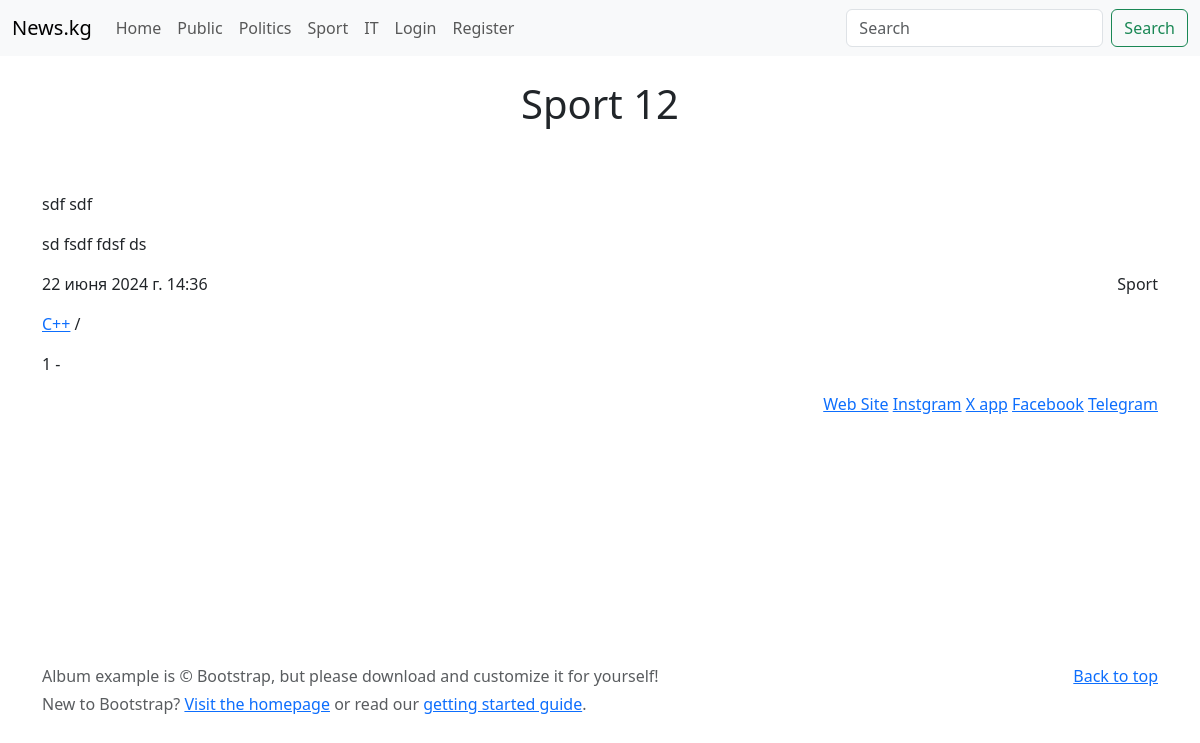
Before: /news/1/ with the older database file.
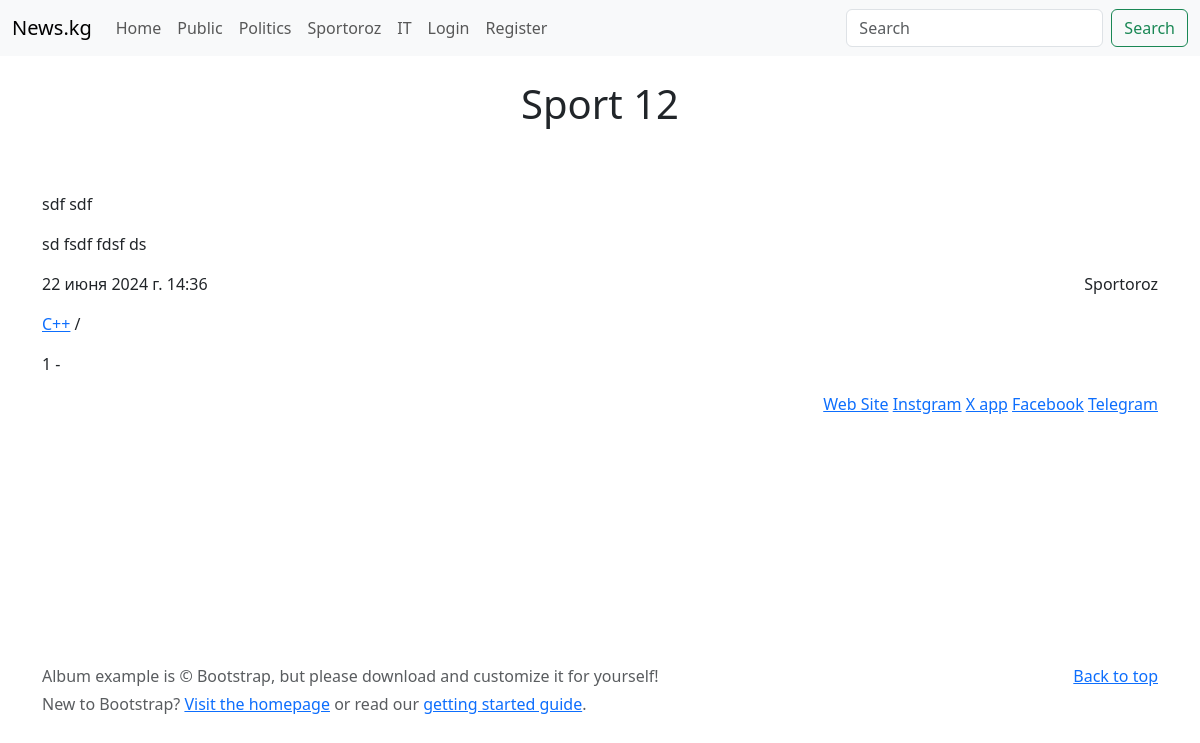
After: the same page with the newer database file.
### news/models.py (models this page shows, shortened)
class Category(models.Model):
    class Meta:
        verbose_name = 'категория'
        verbose_name_plural = 'категории'
    name = models.CharField(verbose_name='название', max_length=100)

class News(models.Model):
    class Meta:
        verbose_name = 'новость'
        verbose_name_plural = 'новости'
    name = models.CharField(verbose_name='название', max_length=100)
    image = models.ImageField(verbose_name='изображение', upload_to='news_images/')
    category = models.ForeignKey(
        'news.Category', on_delete=models.PROTECT, related_name='news', verbose_name='категория')
    tags = models.ManyToManyField('news.Tag', related_name='news', verbose_name='теги')
    description = models.CharField(verbose_name='описание', max_length=300)
    content = models.TextField(verbose_name='контент')
    date = models.DateTimeField(verbose_name='дата добавление', auto_now_add=True)
    views = models.PositiveIntegerField(verbose_name='просмотры', default=0)
    author = models.ForeignKey('auth.User', on_delete=models.CASCADE, related_name='news', verbose_name='автор')
    is_published = models.BooleanField(verbose_name='публичность', default=True)

### news/views.py (the view)
# urls.py: path('<int:id>/', views.detail_news, name='detail_news'),
def detail_news(request, id):
    news = get_object_or_404(News, id=id)
    if request.user.is_authenticated:
        user = request.user
        if user != news.author:
            news.views += 1
    else:
        news.views += 1
    news.save()
    return render(request, 'detail_news.html', {'news': news})

### news/templatetags/custom_tags.py (called while the page is built)
@register.simple_tag()
def get_categories():
    return Category.objects.all()

### templates/detail_news.html (shortened to what this page needs)
{% extends 'base.html' %}
{% block content %}
    <h1 class="text-center mb-4">{{ news.name }}</h1>
    <p class="text-center">
    </p>
    <p>{{ news.description }}</p>
    <p>{{ news.content }}</p>
    <p  class="d-flex justify-content-between">
        <span>{{ news.date }}</span>
        <span>{{ news.category.name }}</span>
    </p>
    <p>
        {% for tag in news.tags.all %}
                <a href="#">{{ tag.name }}</a> /
        {% endfor %}
        </p>
    <p>
        {{ news.views }} - {{ news.author.first_name }} {{ news.author.last_name }}
    </p>
    <p class="text-end">
        {% if news.link %}
            <a href="{{ news.link.site_link }}">Web Site</a>
            <a href="{{ news.link.instagram_link }}">Instgram</a>
            <a href="{{ news.link.x_link }}">X app</a>
            <a href="{{ news.link.facebook_link }}">Facebook</a>
            <a href="{{ news.link.telegram_link }}">Telegram</a>
        {% endif %}
    </p>
{% endblock content %}

### templates/components/nav_categories.html
{% load custom_tags %}
{% get_categories as categories %}
{% for category in categories %}
    <li class="nav-item">
        <a class="nav-link" href="{% url 'main' %}?category={{ category.id }}">{{ category.name }}</a>
    </li>
{% endfor %}

Changed rows visible on the page:
changed Category: name "Sport" → "Sportoroz"
changed through a linked row, News "Sport 12": category.name "Sport" → "Sportoroz"
